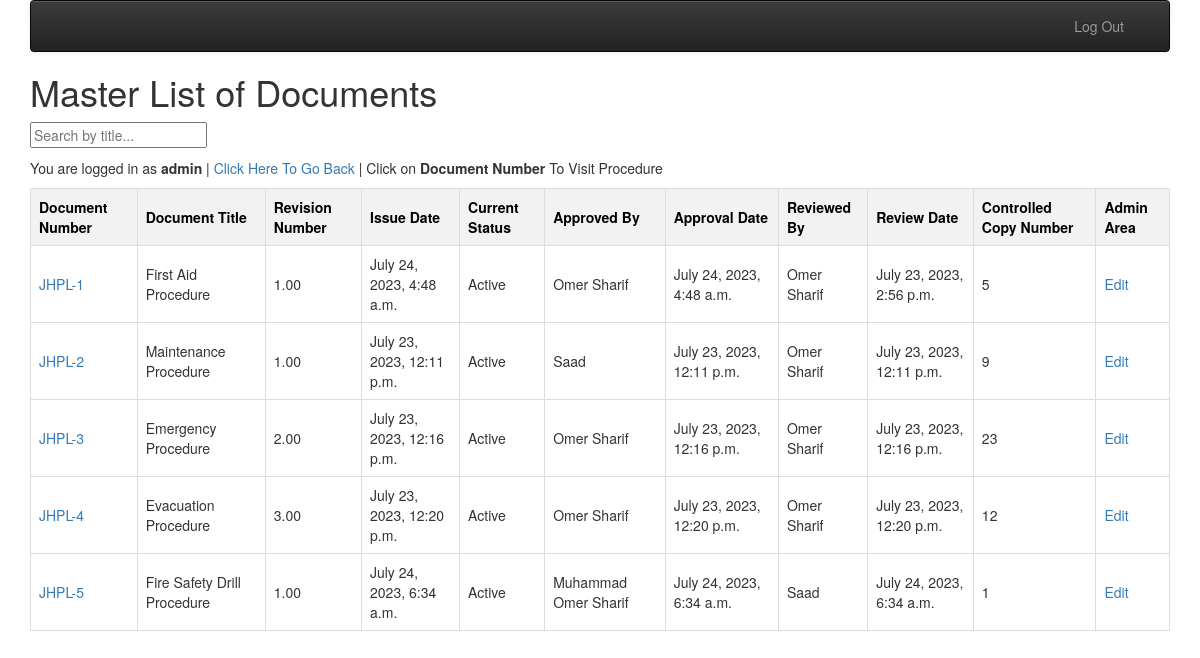
The app's page /jhpl-ims/ (signed in) with its own data.
### jhpl_ims/models.py (models this page shows, shortened)
class jhpl_ims_masterlist(models.Model):
    STATUS_SELECT = [
        ("Active", "Active"),
        ("Obsolete", "Obsolete"),
        ]
    ims_masterlist_id = models.AutoField(primary_key=True)
    owner = models.ForeignKey(settings.AUTH_USER_MODEL, on_delete=models.CASCADE)
    doc_num = models.CharField(max_length=200, null = False, blank= False)
    doc_title = models.CharField(max_length=200, null=True, blank=True)
    rev_num = models.DecimalField(max_digits=7, decimal_places=2, null=True)
    issue_date = models.DateTimeField()
    status = models.CharField(max_length=8, choices=STATUS_SELECT)
    approved_by = models.ForeignKey("doc_controller", on_delete=models.CASCADE, related_name="jhpl_approved_by")
    approved_date = models.DateTimeField()
    reviewed_by = models.ForeignKey("doc_controller", on_delete=models.CASCADE, related_name="jhpl_reviewed_by")
    reviewed_date = models.DateTimeField()
    control_copy_num = models.IntegerField()
    created_at = models.DateTimeField(auto_now=True)
    updated_at = models.DateTimeField(auto_now=True)

class doc_controller(models.Model):
    doc_controller_id = models.AutoField(primary_key=True)
    owner = models.ForeignKey(settings.AUTH_USER_MODEL,on_delete=models.CASCADE)
    name = models.CharField(max_length=100, null=True, blank=True)
    created_at = models.DateTimeField(auto_now=True)
    updated_at = models.DateTimeField(auto_now=True)
    def __str__(self):
        return self.name

### jhpl_ims/views.py (the view)
# urls.py: path('', views.index, name='index'),]
class index(LoginRequiredMixin, View):
    def get(self, request):
        master_list = jhpl_ims_masterlist.objects.all()
        show_edit_link = False
        if request.user.username in ["admin", "ali"]:
            show_edit_link = True
        ctx = {'master_list': master_list, 'show_edit_link': show_edit_link}
        return render(request, 'jhpl_ims/index.html', ctx)

### jhpl_ims/templates/jhpl_ims/index.html (shortened to what this page needs)
{% extends "base_menu.html" %} {% block content %}
<h1>Master List of Documents</h1>
<input
  type="text"
  id="searchInput"
  onkeyup="filterFunction()"
  placeholder="Search by title..."
/>
<p id="back"> You are logged in as <b>{{user.username}} </b> |
  <a href="/"> Click Here To Go Back </a> | Click on <b>Document Number</b> To Visit Procedure
</p>
<table id="documentTable">
  <thead>
    <tr>
      <th>Document Number</th>
      <th>Document Title</th>
      <th>Revision Number</th>
      <th>Issue Date</th>
      <th>Current Status</th>
      <th>Approved By</th>
      <th>Approval Date</th>
      <th>Reviewed By</th>
      <th>Review Date</th>
      <th>Controlled Copy Number</th>
      {% if show_edit_link %}
      <th>Admin Area</th>
      {% endif %}
    </tr>
  </thead>
  <tbody>
    {% if master_list %} {% for master in master_list %}
    <tr>
      <td>
        <a href="{% url 'jhpl_ims:procedures' master.ims_masterlist_id %}"
          >{{master.doc_num}}</a
        >
      </td>
      <td>{{master.doc_title}}</td>
      <td>{{master.rev_num}}</td>
      <td>{{master.issue_date}}</td>
      <td>{{master.status}}</td>
      <td>{{master.approved_by}}</td>
      <td>{{master.approved_date}}</td>
      <td>{{master.reviewed_by}}</td>
      <td>{{master.reviewed_date}}</td>
      <td>{{master.control_copy_num}}</td>
      {% if show_edit_link %}
      <td>
        <a
          href="{% url 'jhpl_ims:jhplmaster_update' master.ims_masterlist_id %}"
          >Edit</a
        >
      </td>
      {% endif %}
    </tr>
    {% endfor %} {% endif %}
  </tbody>
</table>
{% endblock %}

### jhpl_ims/templates/jhpl_ims/index.html (style rules this page uses)
table { width: 100%; border-collapse: collapse; }
th, td { border: 1px solid #ddd; padding: 8px; }
th { background-color: #f2f2f2; color: black; }
input { margin-bottom: 10px; }

### records on screen
jhpl_ims_masterlist: doc_num "JHPL-1", doc_title "First Aid Procedure", rev_num "1.00", issue_date "July 24, 2023, 4:48 a.m.", status "Active", approved_by "Omer Sharif", approved_date "July 24, 2023, 4:48 a.m.", reviewed_by "Omer Sharif", reviewed_date "July 23, 2023, 2:56 p.m.", control_copy_num "5"
jhpl_ims_masterlist: doc_num "JHPL-2", doc_title "Maintenance Procedure", rev_num "1.00", issue_date "July 23, 2023, 12:11 p.m.", status "Active", approved_by "Saad", approved_date "July 23, 2023, 12:11 p.m.", reviewed_by "Omer Sharif", reviewed_date "July 23, 2023, 12:11 p.m.", control_copy_num "9"
jhpl_ims_masterlist: doc_num "JHPL-3", doc_title "Emergency Procedure", rev_num "2.00", issue_date "July 23, 2023, 12:16 p.m.", status "Active", approved_by "Omer Sharif", approved_date "July 23, 2023, 12:16 p.m.", reviewed_by "Omer Sharif", reviewed_date "July 23, 2023, 12:16 p.m.", control_copy_num "23"
jhpl_ims_masterlist: doc_num "JHPL-4", doc_title "Evacuation Procedure", rev_num "3.00", issue_date "July 23, 2023, 12:20 p.m.", status "Active", approved_by "Omer Sharif", approved_date "July 23, 2023, 12:20 p.m.", reviewed_by "Omer Sharif", reviewed_date "July 23, 2023, 12:20 p.m.", control_copy_num "12"
jhpl_ims_masterlist: doc_num "JHPL-5", doc_title "Fire Safety Drill Procedure", rev_num "1.00", issue_date "July 24, 2023, 6:34 a.m.", status "Active", approved_by "Muhammad Omer Sharif", approved_date "July 24, 2023, 6:34 a.m.", reviewed_by "Saad", reviewed_date "July 24, 2023, 6:34 a.m.", control_copy_num "1"

### other values on screen
{{ user.username }} "admin"
